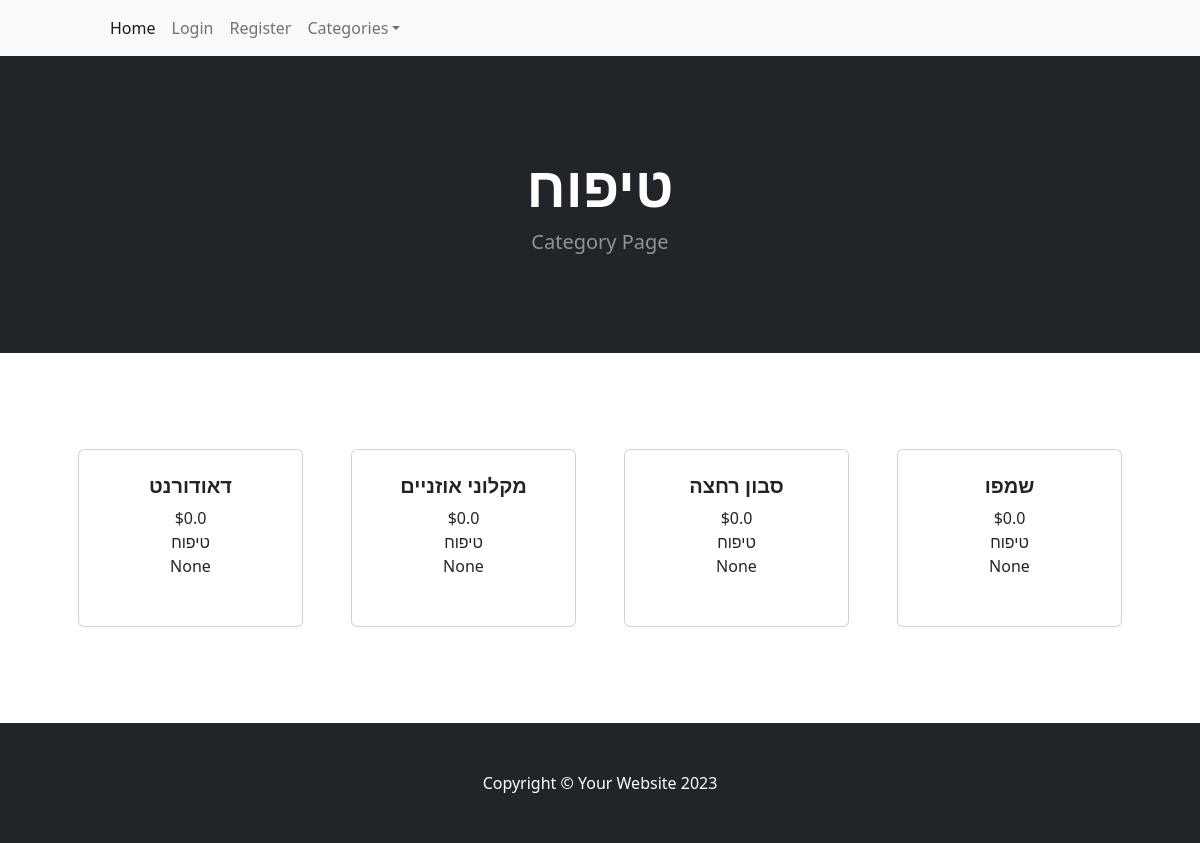
/category/טיפוח, run on an earlier commit of the app's database.
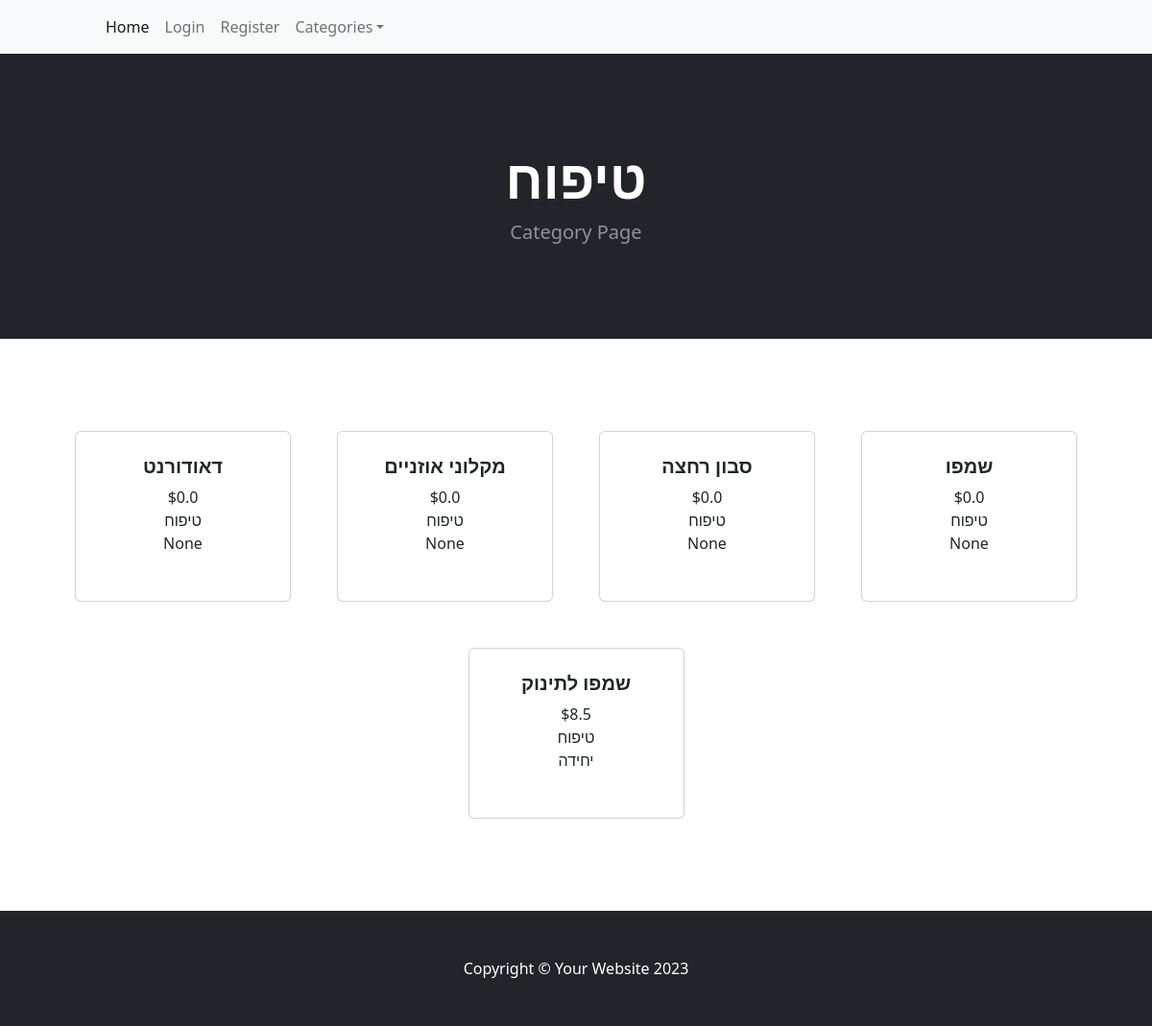
And on a later commit of the database.
### tables this page shows
CREATE TABLE categories (
        id INTEGER PRIMARY KEY AUTOINCREMENT,
        name TEXT UNIQUE NOT NULL
    );

CREATE TABLE products (
        id INTEGER PRIMARY KEY AUTOINCREMENT,
        name TEXT NOT NULL,
        unit TEXT ,
        price REAL,
        category_id INTEGER,
        FOREIGN KEY (category_id) REFERENCES categories(id)
    );

### app.py (the view)
@app.route('/category/<category_name>')
def category_name(category_name):
    cat_items = database_read(f"select p.*,cat.name as catName from products p left JOIN categories  cat on category_id = cat.id where cat.name ='{category_name}';")
    return render_template('category.html', cat=category_name,cat_items=cat_items)

### HandelDB.py (called while the page is built)
def database_read(sql,data=None):
    connection = sqlite3.connect(database_filename)
    connection.row_factory = sqlite3.Row
    db = connection.cursor()
    if data:
         db.execute(sql, data)
    else:
         db.execute(sql)
    records = db.fetchall()
    rows = [dict(record) for record in records]
    db.close()
    connection.close()
    return rows

### app.py (called while the page is built)
@app.context_processor
def inject_user():
    return dict(user=flask_login.current_user)

@app.teardown_appcontext
def close_connection(exception):
    db = getattr(g, '_database', None)
    if db is not None:
        db.close()

@app.context_processor
def inject_collected_count():
    def get_collected_count(list_id=None):
        if list_id is None:
            return 0
        sql = f"SELECT COUNT(*) as count FROM product_in_list WHERE list_id = '{list_id}' AND collected = 1"
        result = database_read(sql)
        return result[0]['count'] if result else 0
    return dict(get_collected_count=get_collected_count)

@app.after_request
def add_header(response):
    if request.path.endswith('service-worker.js'):
        response.headers['Content-Type'] = 'application/javascript'
    if request.path.endswith('manifest.json'):
        response.headers['Content-Type'] = 'application/manifest+json'
    return response

### templates/category.html
{% extends 'base.html' %}
{% block content %}
        <header class="bg-dark py-5">
            <div class="container px-4 px-lg-5 my-5">
                <div class="text-center text-white">
                    <h1 class="display-4 fw-bolder">{{cat}}</h1>
                    <p class="lead fw-normal text-white-50 mb-0">Category Page</p>
                </div>
            </div>
        </header>
        <section class="py-5">
            <div class="container px-4 px-lg-5 mt-5">
                <div class="row gx-4 gx-lg-5 row-cols-2 row-cols-md-3 row-cols-xl-4 justify-content-center">
                    {%for product in cat_items%}
                    <div class="col mb-5">
                        <div class="card h-100">
                            <div class="card-body p-4">
                                <div class="text-center">
                                    <h5 class="fw-bolder">{{product.name}}</h5>
                                    ${{product.price}}
                                    <br>
                                    {{product.catName}}
                                    <br>
                                    {{product.unit}}
                                </div>
                            </div>
                            <div class="card-footer p-4 pt-0 border-top-0 bg-transparent">
                            </div>
                        </div>
                    </div>
                    {% endfor%}
                </div>
            </div>
        </section>
    {% endblock %}

### templates/base.html (shortened to what this page needs)
<!DOCTYPE html>
<html lang="en">
    <head>
        <link href="https://cdn.jsdelivr.net/npm/bootstrap-icons@1.5.0/font/bootstrap-icons.css" rel="stylesheet" />
        <link href="https://cdn.jsdelivr.net/npm/bootstrap@5.0.2/dist/css/bootstrap.min.css" rel="stylesheet">
        <link rel="stylesheet" href="https://cdnjs.cloudflare.com/ajax/libs/font-awesome/4.7.0/css/font-awesome.min.css">
        <link rel="stylesheet" href="https://cdnjs.cloudflare.com/ajax/libs/font-awesome/4.7.0/css/font-awesome.min.css">
        <link href="/static/styles.css" rel="stylesheet" />
        <link rel='stylesheet' href='https://cdn.jsdelivr.net/npm/sweetalert2@7.12.15/dist/sweetalert2.min.css'></link>
    </head>
    <body>
        {% include 'navbar.html' %}
         {% block content %}
         {% endblock %}
        <footer class="py-5 bg-dark">
            <div class="container"><p class="m-0 text-center text-white">Copyright &copy; Your Website 2023</p></div>
        </footer>
    </body>
</html>

### templates/navbar.html (shortened to what this page needs)
<nav class="navbar navbar-expand-lg navbar-light bg-light">
    <div class="container px-4 px-lg-5">
        <div class="collapse navbar-collapse" id="navbarSupportedContent">
            <ul class="navbar-nav me-auto mb-2 mb-lg-0 ms-lg-4">
                <li class="nav-item"><a class="nav-link active" aria-current="page" href="{{ url_for('index') }}">Home</a></li>
                 {%if user.is_authenticated%}
                 <li class="nav-item"><a class="nav-link" href="{{ url_for('logout_page') }}">Logout</a></li>
                 {%else%}
                <li class="nav-item"><a class="nav-link" href="{{ url_for('login_page') }}">Login</a></li>
                <li class="nav-item"><a class="nav-link" href="{{ url_for('registration_page') }}">Register</a></li>
                {%endif%}
                <li class="nav-item dropdown">
                    <a class="nav-link dropdown-toggle" id="navbarDropdown" href="#" role="button" data-bs-toggle="dropdown" aria-expanded="false">Categories</a>
                </li>
            </ul>
        </div>
    </div>
</nav>

What changed in the data, as far as the page shows it:
added products: name "שמפו לתינוק", price "8.5", catName "טיפוח", unit "יחידה"
